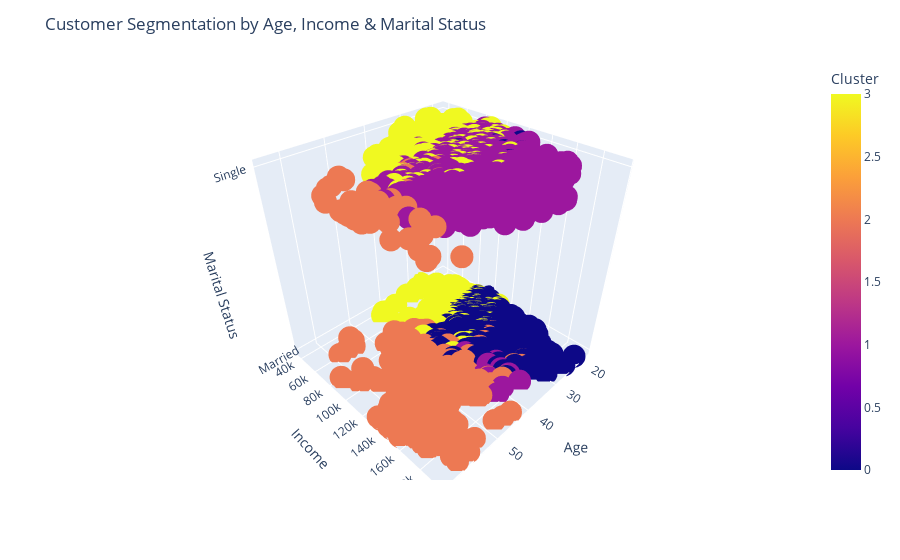

This figure's notebook cell:
### Code cell
# Number 2 Age vs Income vs Marital Status
fig = px.scatter_3d(df_filtered, x='Age', y='Income', z='Marital status', color='Cluster')
fig.update_layout(
    title='Customer Segmentation by Age, Income & Marital Status',
    scene=dict(
        xaxis_title='Age',
        yaxis_title='Income',
        zaxis_title='Marital Status'
    )
)
fig.show()

### Figure 1 — Plotly figure (JSON) as saved in the notebook; plotly's stock layout.template omitted (floating-point values rounded to 4 significant figures; data arrays with more than 128 entries replaced by an {"elided": "..."} marker saying what was removed)
{"data": [{"hovertemplate": "Age=%{x}<br>Income=%{y}<br>Marital status=%{z}<br>Cluster=%{marker.color}<extra></extra>", "legendgroup": "", "marker": {"color": {"elided": "1868 int values"}, "coloraxis": "coloraxis", "symbol": "circle"}, "mode": "markers", "name": "", "scene": "scene", "showlegend": false, "type": "scatter3d", "x": {"elided": "1868 int values"}, "y": {"elided": "1868 int values"}, "z": {"elided": "1868 str values"}}], "layout": {"coloraxis": {"colorbar": {"title": {"text": "Cluster"}}, "colorscale": [[0, "#0d0887"], [0.1111, "#46039f"], [0.2222, "#7201a8"], [0.3333, "#9c179e"], [0.4444, "#bd3786"], [0.5556, "#d8576b"], [0.6667, "#ed7953"], [0.7778, "#fb9f3a"], [0.8889, "#fdca26"], [1, "#f0f921"]]}, "legend": {"tracegroupgap": 0}, "margin": {"t": 60}, "scene": {"domain": {"x": [0, 1], "y": [0, 1]}, "xaxis": {"title": {"text": "Age"}}, "yaxis": {"title": {"text": "Income"}}, "zaxis": {"title": {"text": "Marital Status"}}}, "title": {"text": "Customer Segmentation by Age, Income & Marital Status"}}}
